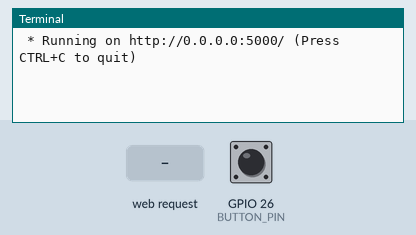
Recording of a program running on a simulated Raspberry Pi (BCM pin numbers). Shown: the last lines printed to the terminal. Inputs (shaded band) come from the test bench; at power-on: GPIO 26 (BUTTON_PIN) LOW. The clock reads 2024-03-15 10:24:30 at power-on unless the program sets it.

Above: at 1.2 s.
1.3 s: HTTP request for / received
At 2.3 s:
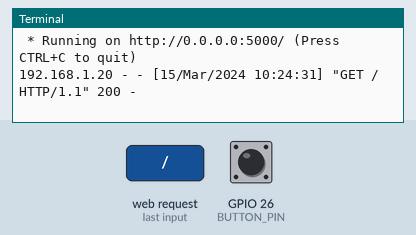
2.8 s: HTTP request for /push-button received
At 3.4 s:
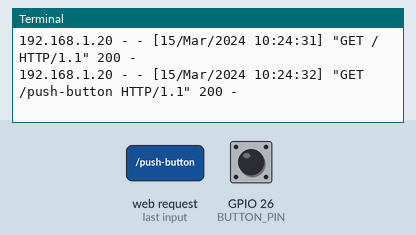

Measured:
- after the input at 1.3 s, the terminal: prints a new line at once (image 1)
- after the input at 2.8 s, the terminal: prints a new line at once (image 2)

The program:

push_button_from_Flask.py
```python
from flask import Flask
import RPi.GPIO as GPIO

BUTTON_PIN = 26

GPIO.setmode(GPIO.BCM)
GPIO.setup(BUTTON_PIN, GPIO.IN)
app = Flask(__name__)


# create some routes
# create the route of the home page
@app.route("/")
def index():
    return "Hello from Flask"


# create a new route for push button
@app.route("/push-button")
def check_push_button_state():
    if GPIO.input(BUTTON_PIN) == GPIO.HIGH:
        return "Button is pressed"
    # here, the condition of else could be omitted because it is kind of implied
    # else:
    #     return "Button is not pressed"
    return "Button is not pressed"


# the port default is 5000
# this application is running on 0.0.0.0:5000, 127.0.0.1:5000, localhost:5000, and (the IP address of the Raspberry Pi):5000
app.run(host="0.0.0.0")
```
